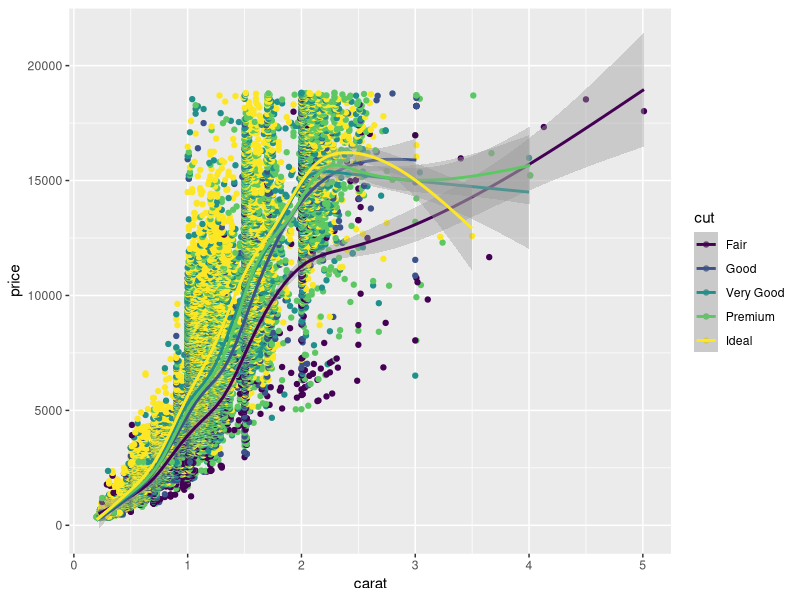

Generate this figure with R:
## ---- chunk 1
knitr::opts_chunk$set(echo = TRUE)
library(tidyverse)
library(glmnet)
## ---- chunk 2
mpg

mpg2 <- mpg %>% select(-manufacturer,-model)

names(mpg2)

model1 <- lm(displ~cyl + hwy,mpg2)

summary(model1)
## ---- chunk 3
ggplot(diamonds) + geom_point(aes(x=carat, y=price, color=cut)) + geom_smooth(aes(x=carat, y=price, color=cut))
